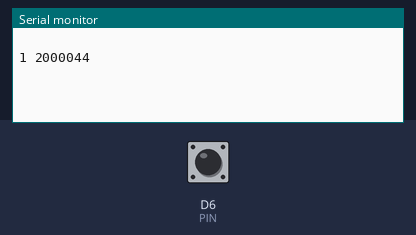
The sketch below on a simulated ESP8266 (NodeMCU). Shown: the last lines printed to the serial monitor. The inputs (shaded band) are chosen by the test bench; at power-on: D6 (PIN) HIGH.

Above: at 3.2 s.
3.3 s: D6 (PIN) pulled LOW for 0.15 s
At 4.3 s:
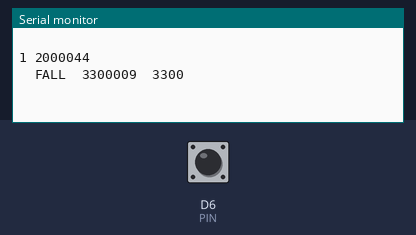
4.9 s: D6 (PIN) pulled LOW for 1 s
At 5.5 s:
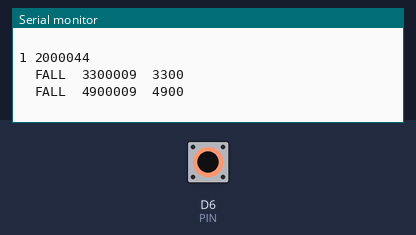
7.4 s: D6 (PIN) pulled LOW for 0.15 s
At 8.6 s:
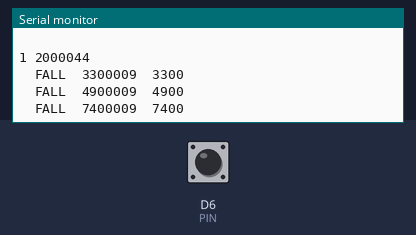

The sketch:

int_dump.ino
```cpp
#define PIN D6
volatile int state = 0;
int oldstate = 0;
volatile uint32_t micro = 0;
volatile uint32_t ms = 0;


void setup() {
    delay(2000);
    Serial.begin(230400);
    pinMode(PIN, INPUT_PULLUP);
    Serial.println(" ");
    Serial.print(digitalRead(PIN));
    Serial.print(" ");
    Serial.println(micros());
    attachInterrupt(PIN, falling, FALLING);
//    attachInterrupt(PIN, rising, RISING);
}

void loop() {
  if( state > 0 ) {
    Serial.print("\t");
    Serial.print(state == 1 ? "FALL" : "RISE");
    Serial.print("\t");
    Serial.print(micro);
    Serial.print("\t");
    Serial.println(ms);
    oldstate = state;
  }
  state = 0;
}

ICACHE_RAM_ATTR void falling() {
  state = 1;
  micro = micros();
  ms = millis();
}

ICACHE_RAM_ATTR void rising() {
  state = 2;
  micro = micros();
}
```

Measured:
- after the input at 3.3 s, the serial monitor: prints a new line at once (image 1)
- after the input at 4.9 s, the serial monitor: prints a new line at once (image 2)
- after the input at 7.4 s, the serial monitor: prints a new line at once (image 3)
